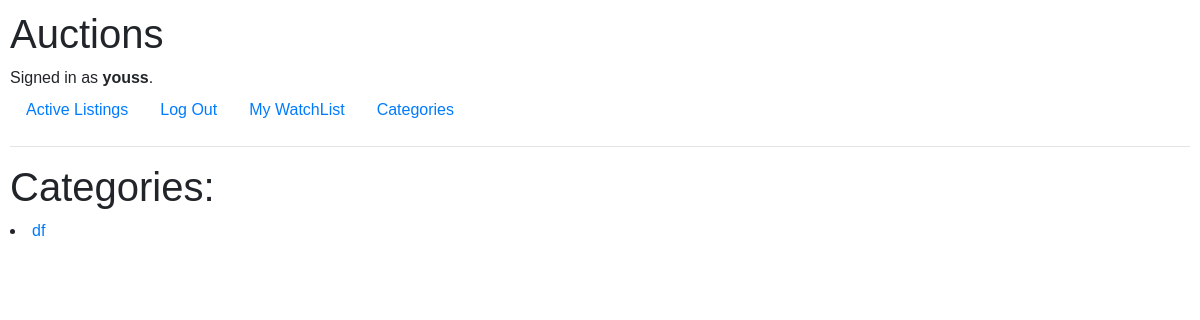
/categories (signed in), run on an earlier commit of the app's database.
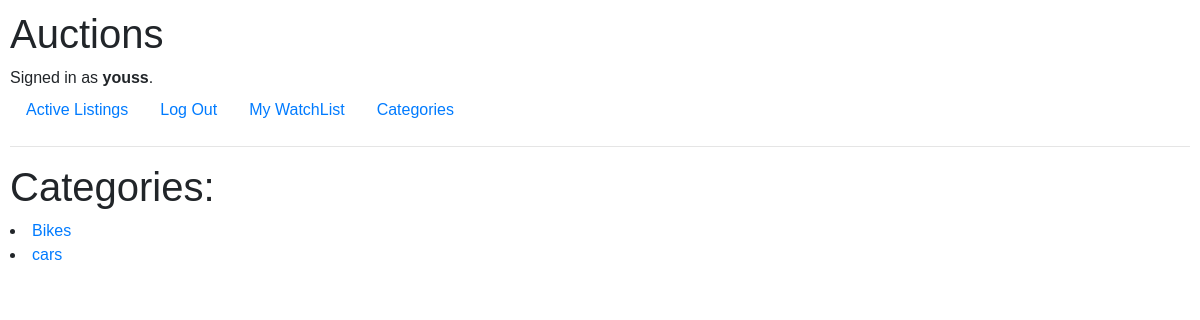
And on a later commit of the database.
### auctions/models.py (models this page shows)
class Listing(models.Model):
    title= models.TextField(null=True, blank=True)
    category= models.TextField(null=True, blank=True)
    description= models.TextField(null=True, blank=True)
    startingBid=models.FloatField(null=True, blank=True)
    image=models.ImageField( null=True, blank=True, upload_to='images/')
    winner=models.ForeignKey(to=User,default=DEFAULT_CASE_ID,on_delete = models.SET_DEFAULT, null = True, related_name='winner')
    closedDate=models.TextField(null=True, blank=True)
    closed=models.BooleanField(default=False)
    user=models.ForeignKey(to=User, on_delete=models.CASCADE, null=True)

### auctions/views.py (the view)
# urls.py: path("categories", views.categories, name="categories"),
def categories(request):
   activeListings=Listing.objects.filter(closed=False)
   cats=[]
   for listing in activeListings:
       if (listing.category not in cats):
           cats.append(listing.category)
   print(cats)
   return render(request, "auctions/categories.html", {"cats":cats})

### auctions/templates/auctions/categories.html
{% extends "auctions/layout.html" %}
{% block body %}
<h1>Categories: </h1>
{% for cat in cats %}
        <li>
            <a href="byCategory/{{cat}}"> {{cat}} </a>
        </li>
        {% empty %}
        <h2>There is no categories available.</h2>
        {% endfor %}
{% endblock %}

What changed in the data, as far as the page shows it:
removed Listing: cats "df"
added Listing: cats "Bikes"
added Listing: cats "cars"
